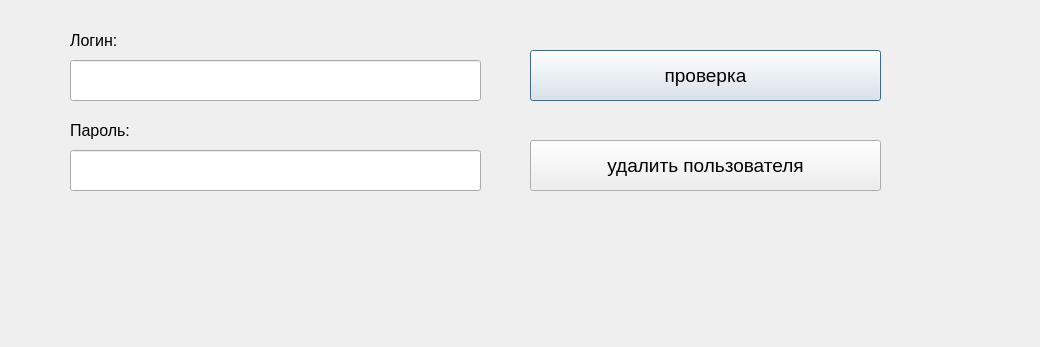
<?xml version="1.0" encoding="UTF-8"?>
<ui version="4.0">
 <class>Dialog</class>
 <widget class="QDialog" name="Dialog">
  <property name="geometry">
   <rect>
    <x>0</x>
    <y>0</y>
    <width>1040</width>
    <height>347</height>
   </rect>
  </property>
  <property name="windowTitle">
   <string>Dialog</string>
  </property>
  <widget class="QLabel" name="label">
   <property name="geometry">
    <rect>
     <x>70</x>
     <y>20</y>
     <width>71</width>
     <height>41</height>
    </rect>
   </property>
   <property name="font">
    <font>
     <pointsize>12</pointsize>
    </font>
   </property>
   <property name="text">
    <string>Логин:</string>
   </property>
  </widget>
  <widget class="QLabel" name="label_2">
   <property name="geometry">
    <rect>
     <x>70</x>
     <y>110</y>
     <width>101</width>
     <height>41</height>
    </rect>
   </property>
   <property name="font">
    <font>
     <pointsize>12</pointsize>
    </font>
   </property>
   <property name="text">
    <string>Пароль:</string>
   </property>
  </widget>
  <widget class="QLineEdit" name="loginEdit">
   <property name="geometry">
    <rect>
     <x>70</x>
     <y>60</y>
     <width>411</width>
     <height>41</height>
    </rect>
   </property>
   <property name="font">
    <font>
     <pointsize>14</pointsize>
    </font>
   </property>
   <property name="text">
    <string/>
   </property>
  </widget>
  <widget class="QLineEdit" name="passEdit">
   <property name="geometry">
    <rect>
     <x>70</x>
     <y>150</y>
     <width>411</width>
     <height>41</height>
    </rect>
   </property>
   <property name="font">
    <font>
     <pointsize>14</pointsize>
    </font>
   </property>
   <property name="echoMode">
    <enum>QLineEdit::Password</enum>
   </property>
  </widget>
  <widget class="QPushButton" name="check_btn">
   <property name="geometry">
    <rect>
     <x>530</x>
     <y>50</y>
     <width>351</width>
     <height>51</height>
    </rect>
   </property>
   <property name="font">
    <font>
     <pointsize>14</pointsize>
    </font>
   </property>
   <property name="text">
    <string>проверка</string>
   </property>
  </widget>
  <widget class="QLabel" name="Error_lbl">
   <property name="geometry">
    <rect>
     <x>530</x>
     <y>260</y>
     <width>491</width>
     <height>71</height>
    </rect>
   </property>
   <property name="font">
    <font>
     <pointsize>10</pointsize>
    </font>
   </property>
   <property name="text">
    <string/>
   </property>
  </widget>
  <widget class="QPushButton" name="delete_btn">
   <property name="geometry">
    <rect>
     <x>530</x>
     <y>140</y>
     <width>351</width>
     <height>51</height>
    </rect>
   </property>
   <property name="font">
    <font>
     <pointsize>14</pointsize>
    </font>
   </property>
   <property name="text">
    <string>удалить пользователя</string>
   </property>
  </widget>
 </widget>
 <resources/>
 <connections/>
</ui>
